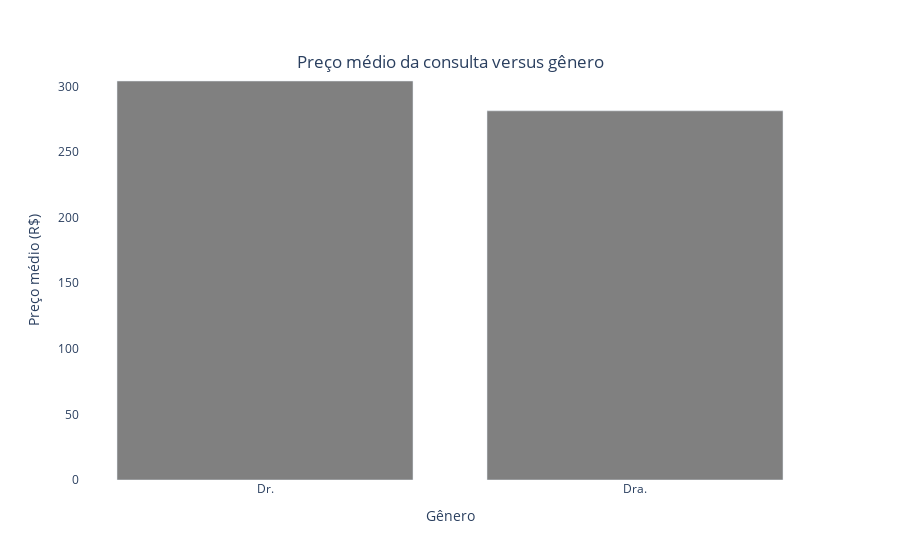

The cell this chart's notebook holds for it:
### Code cell
# Gráfico de barras com a média da consulta de acordo com o gênero
fig = px.bar(df_sex, x='title', y="price_title", color_discrete_sequence=["gray"])

fig.update_layout(
    xaxis = dict(title='Gênero'),
    yaxis=dict(title='Preço médio (R$)'),
    plot_bgcolor='white',
    showlegend=False
)
fig.update_layout(title={
    'text' : 'Preço médio da consulta versus gênero',
    'y': 0.9,
    'x': 0.5
    })
fig.show()

### Figure 1 — Plotly figure (JSON) as saved in the notebook; plotly's stock layout.template omitted (floating-point values rounded to 4 significant figures)
{"data": [{"alignmentgroup": "True", "hovertemplate": "title=%{x}<br>price_title=%{y}<extra></extra>", "legendgroup": "", "marker": {"color": "gray", "pattern": {"shape": ""}}, "name": "", "offsetgroup": "", "orientation": "v", "showlegend": false, "textposition": "auto", "type": "bar", "x": ["Dr.", "Dra.", null], "xaxis": "x", "y": [304.1, 281.4, 240.3], "yaxis": "y"}], "layout": {"barmode": "relative", "legend": {"tracegroupgap": 0}, "margin": {"t": 60}, "plot_bgcolor": "white", "showlegend": false, "title": {"text": "Preço médio da consulta versus gênero", "x": 0.5, "y": 0.9}, "xaxis": {"anchor": "y", "domain": [0, 1], "title": {"text": "Gênero"}}, "yaxis": {"anchor": "x", "domain": [0, 1], "title": {"text": "Preço médio (R$)"}}}}
